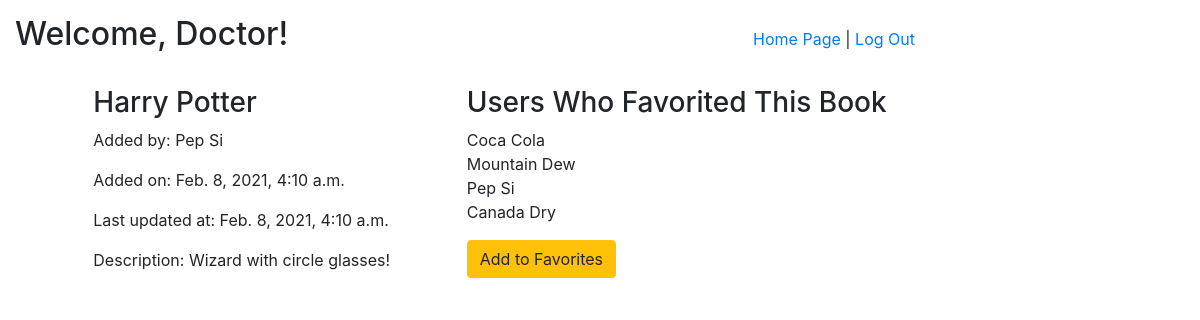
/books/4 (signed in), run on the app's committed database.
### books_app/models.py (models this page shows)
class User(models.Model):
    first_name = models.CharField(max_length=255)
    last_name = models.CharField(max_length=255)
    email = models.CharField(max_length=255)
    password = models.CharField(max_length=255)
    created_at = models.DateTimeField(auto_now_add=True)
    updated_at = models.DateTimeField(auto_now=True)
    objects=UserManager()

class Book(models.Model):
    title = models.CharField(max_length=255)
    description = models.TextField()
    book_adder = models.ForeignKey(User, related_name="books", on_delete = models.CASCADE)
    favoriter = models.ManyToManyField(User, related_name="favorited_books")
    created_at = models.DateTimeField(auto_now_add=True)
    updated_at = models.DateTimeField(auto_now=True)
    objects=BookManager()

### books_app/views.py (the view)
# urls.py: path('books/<int:book_id>', views.book_info),
def book_info(request, book_id):
    context = {
        'book': Book.objects.get(id=book_id),
        'logged_user': User.objects.get(id=request.session['user_id'])
    }
    return render(request, "book_info.html", context)

### books_app/templates/book_info.html (shortened to what this page needs)
<!DOCTYPE html>
<html lang="en">
<head>
    <link rel="stylesheet" href="https://stackpath.bootstrapcdn.com/bootstrap/4.5.2/css/bootstrap.min.css"
>
    {% load static %}
    <link rel="stylesheet" href="{% static 'css/style.css' %}">
</head>
<body>
    <div class="header">
        <h2>Welcome, {{ request.session.user_name }}!</h2>
        <nav><a href="/home">Home Page</a> | <a href="/logout">Log Out</a></nav>
    </div>
    <div class="container">
        <section>
            <h3>{{ book.title }}</h3>
            <p>Added by: {{ book.book_adder.first_name }} {{ book.book_adder.last_name }}</p>
            <p>Added on: {{ book.created_at }}</p>
            <p>Last updated at: {{ book.updated_at }}</p>
            {% if book.book_adder.id != request.session.user_id %}
            <p>Description: {{ book.description }}</p>
            {% endif %}
        </section>
        <section>
            <div id ="favorited_book">
                <h3>Users Who Favorited This Book</h3>
                <ul>
                    {% for favorite in book.favoriter.all %}
                    <li>{{ favorite.first_name }} {{ favorite.last_name }}</li>
                    {% endfor %}
                </ul>
                {% if logged_user in book.favoriter.all %}
                    <a href="/unfavorite/{{book.id}}" role="button" class="btn btn-danger">Remove From Favorites</a>
                {% else %}
                <a href="/favorite/{{book.id}}" role="button" class="btn btn-warning">Add to Favorites</a>
                {% endif %}
            </div>
        </section>
</body>
</html>

### books_app/static/css/style.css (style rules this page uses)
* { margin:0; padding: 0; }
body { width: 900px; margin: 15px;; }
ul { list-style: outside none none; }
.header { display: flex; justify-content: space-between; align-items: baseline; }
.container { display: flex; justify-content: space-around; margin: 25px; }

### data on the page
User: session.user_name "Doctor"
Book: title "Harry Potter", book_adder.first_name "Pep", book_adder.last_name "Si", created_at "Feb. 8, 2021, 4:10 a.m.", updated_at "Feb. 8, 2021, 4:10 a.m.", description "Wizard with circle glasses!"
User: first_name "Coca", last_name "Cola"
User: first_name "Mountain", last_name "Dew"
User: first_name "Pep", last_name "Si"
User: first_name "Canada", last_name "Dry"
